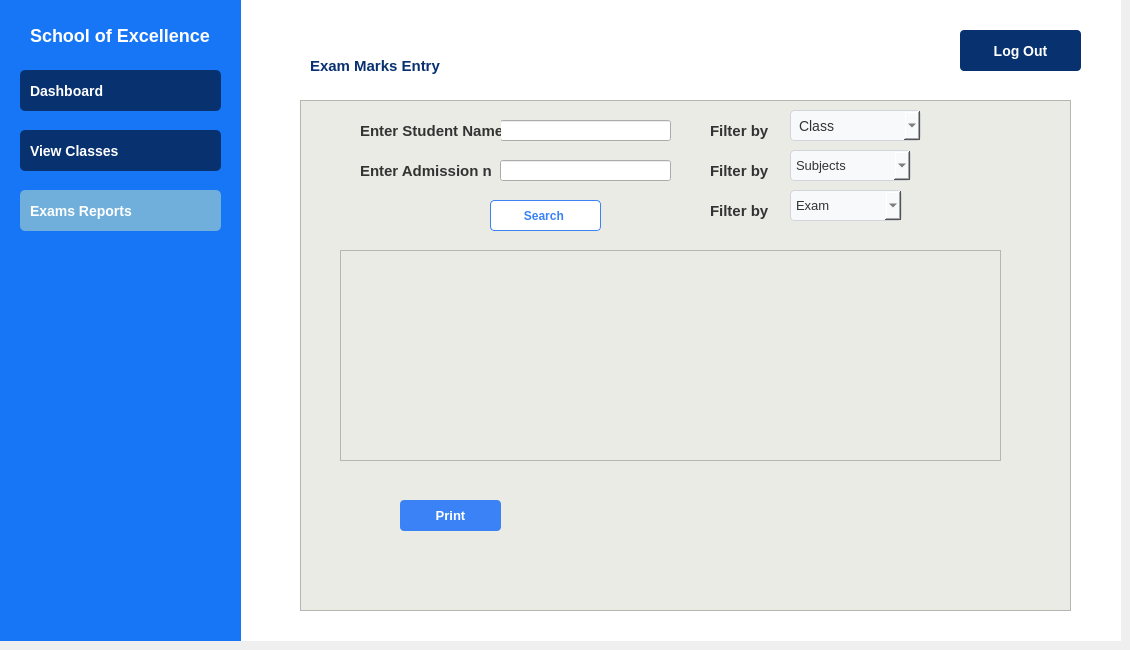
    <widget class="QWidget" name="TeacherExampg">
     <widget class="QGroupBox" name="groupBox_37">
      <property name="geometry">
       <rect>
        <x>240</x>
        <y>0</y>
        <width>881</width>
        <height>641</height>
       </rect>
      </property>
      <property name="styleSheet">
       <string notr="true">QGroupBox
{
background: white;
border: none;
}</string>
      </property>
      <property name="title">
       <string/>
      </property>
      <widget class="QPushButton" name="pushButton_111">
       <property name="geometry">
        <rect>
         <x>720</x>
         <y>30</y>
         <width>121</width>
         <height>41</height>
        </rect>
       </property>
       <property name="styleSheet">
        <string notr="true">QPushButton {
    background-color: rgb(8, 49, 112);
    color: white;
    border-radius: 4px;
    padding: 10px;
    font-size: 14px;
    font-weight: bold;
    text-align: center;
    padding-left: 10px;
}
QPushButton:hover 
{ 
background-color: rgb(17, 80, 180);
}</string>
       </property>
       <property name="text">
        <string>Log Out</string>
       </property>
       <property name="iconSize">
        <size>
         <width>12</width>
         <height>12</height>
        </size>
       </property>
      </widget>
      <widget class="QLabel" name="label_151">
       <property name="geometry">
        <rect>
         <x>70</x>
         <y>50</y>
         <width>181</width>
         <height>31</height>
        </rect>
       </property>
       <property name="styleSheet">
        <string notr="true">QLabel
{
color: rgb(8, 49, 112);
font-size: 15px;
font-weight: bold;
text-align: center;
qproperty-alignment: AlignCenter;
}</string>
       </property>
       <property name="text">
        <string>Exam Marks Entry</string>
       </property>
      </widget>
      <widget class="QFrame" name="frame_24">
       <property name="geometry">
        <rect>
         <x>60</x>
         <y>100</y>
         <width>771</width>
         <height>511</height>
        </rect>
       </property>
       <property name="styleSheet">
        <string notr="true">QFrame 
{
background-color: rgb(235, 235, 230);

}</string>
       </property>
       <property name="frameShape">
        <enum>QFrame::Shape::StyledPanel</enum>
       </property>
       <property name="frameShadow">
        <enum>QFrame::Shadow::Raised</enum>
       </property>
       <widget class="QLineEdit" name="lineEdit_39">
        <property name="geometry">
         <rect>
          <x>200</x>
          <y>20</y>
          <width>171</width>
          <height>21</height>
         </rect>
        </property>
       </widget>
       <widget class="QLabel" name="label_152">
        <property name="geometry">
         <rect>
          <x>60</x>
          <y>20</y>
          <width>141</width>
          <height>21</height>
         </rect>
        </property>
        <property name="styleSheet">
         <string notr="true">QLabel {
    color: #333333;
    font-family: 'Segoe UI', Arial, sans-serif;
    font-size: 15px;
    font-weight: 500;
}</string>
        </property>
        <property name="text">
         <string>Enter Student Name:</string>
        </property>
       </widget>
       <widget class="QPushButton" name="pushButton_174">
        <property name="geometry">
         <rect>
          <x>190</x>
          <y>100</y>
          <width>111</width>
          <height>31</height>
         </rect>
        </property>
        <property name="styleSheet">
         <string notr="true">QPushButton {
    background-color: #ffffff;
    color: #3b82f6;
    border: 1px solid #3b82f6;
    border-radius: 4px;
    padding: 6px 12px;
    font-weight: bold;
    min-width: 80px;
font-size: 12px;
}

QPushButton:hover {
    background-color: #A9D6F5;  /* Light Sky Blue on Hover */
    color: #000000;             /* Optional: Black text for contrast */
}</string>
        </property>
        <property name="text">
         <string>Search </string>
        </property>
       </widget>
       <widget class="QTableView" name="tableView_20">
        <property name="geometry">
         <rect>
          <x>40</x>
          <y>150</y>
          <width>661</width>
          <height>211</height>
         </rect>
        </property>
       </widget>
       <widget class="QPushButton" name="pushButton_178">
        <property name="geometry">
         <rect>
          <x>100</x>
          <y>400</y>
          <width>101</width>
          <height>31</height>
         </rect>
        </property>
        <property name="styleSheet">
         <string notr="true">QPushButton {
    background-color: #3b82f6;
    color: white;
    border: none;
    border-radius: 4px;
    font-weight: bold;
 font-size: 13px;
padding: 6px 12px;
}
QPushButton:hover 
{ 
background-color: rgb(17, 80, 180);
}</string>
        </property>
        <property name="text">
         <string>Print</string>
        </property>
       </widget>
       <widget class="QLabel" name="label_153">
        <property name="geometry">
         <rect>
          <x>410</x>
          <y>20</y>
          <width>71</width>
          <height>21</height>
         </rect>
        </property>
        <property name="styleSheet">
         <string notr="true">QLabel {
    color: #333333;
    font-family: 'Segoe UI', Arial, sans-serif;
    font-size: 15px;
    font-weight: 500;
}</string>
        </property>
        <property name="text">
         <string>Filter by</string>
        </property>
       </widget>
       <widget class="QComboBox" name="comboBox_13">
        <property name="geometry">
         <rect>
          <x>490</x>
          <y>10</y>
          <width>131</width>
          <height>31</height>
         </rect>
        </property>
        <property name="styleSheet">
         <string notr="true">QComboBox {
    background-color: #f8f9fa;
    border: 1px solid #d1d5db;
    border-radius: 4px;
    padding: 5px 8px;
    min-width: 100px;
    color: #333333;
font-size: 14px;
}</string>
        </property>
        <item>
         <property name="text">
          <string>Class</string>
         </property>
        </item>
        <item>
         <property name="text">
          <string>Class 1</string>
         </property>
        </item>
        <item>
         <property name="text">
          <string>Class 2</string>
         </property>
        </item>
        <item>
         <property name="text">
          <string>Class 3</string>
         </property>
        </item>
        <item>
         <property name="text">
          <string>Class 4</string>
         </property>
        </item>
        <item>
         <property name="text">
          <string>Class 5</string>
         </property>
        </item>
        <item>
         <property name="text">
          <string>Class 6</string>
         </property>
        </item>
        <item>
         <property name="text">
          <string>Class 7</string>
         </property>
        </item>
        <item>
         <property name="text">
          <string>Class 8</string>
         </property>
        </item>
        <item>
         <property name="text">
          <string>Class 9</string>
         </property>
        </item>
        <item>
         <property name="text">
          <string>Class 10</string>
         </property>
        </item>
       </widget>
       <widget class="QLabel" name="label_154">
        <property name="geometry">
         <rect>
          <x>60</x>
          <y>60</y>
          <width>131</width>
          <height>21</height>
         </rect>
        </property>
        <property name="styleSheet">
         <string notr="true">QLabel {
    color: #333333;
    font-family: 'Segoe UI', Arial, sans-serif;
    font-size: 15px;
    font-weight: 500;
}</string>
        </property>
        <property name="text">
         <string>Enter Admission no:</string>
        </property>
       </widget>
       <widget class="QLineEdit" name="lineEdit_40">
        <property name="geometry">
         <rect>
          <x>200</x>
          <y>60</y>
          <width>171</width>
          <height>21</height>
         </rect>
        </property>
       </widget>
       <widget class="QLabel" name="label_155">
        <property name="geometry">
         <rect>
          <x>410</x>
          <y>60</y>
          <width>71</width>
          <height>21</height>
         </rect>
        </property>
        <property name="styleSheet">
         <string notr="true">QLabel {
    color: #333333;
    font-family: 'Segoe UI', Arial, sans-serif;
    font-size: 15px;
    font-weight: 500;
}</string>
        </property>
        <property name="text">
         <string>Filter by</string>
        </property>
       </widget>
       <widget class="QComboBox" name="comboBox_8">
        <property name="geometry">
         <rect>
          <x>490</x>
          <y>50</y>
          <width>121</width>
          <height>31</height>
         </rect>
        </property>
        <property name="styleSheet">
         <string notr="true">QComboBox {
    background-color: #f8f9fa;
    border: 1px solid #d1d5db;
    border-radius: 4px;
    padding: 5px;
    min-width: 100px;
    color: #333333;
font-size: 13px;
}</string>
        </property>
        <item>
         <property name="text">
          <string>Subjects</string>
         </property>
        </item>
        <item>
         <property name="text">
          <string>English</string>
         </property>
        </item>
        <item>
         <property name="text">
          <string>Urdu</string>
         </property>
        </item>
        <item>
         <property name="text">
          <string>Maths</string>
         </property>
        </item>
        <item>
         <property name="text">
          <string>Science</string>
         </property>
        </item>
        <item>
         <property name="text">
          <string>Islamiat</string>
         </property>
        </item>
        <item>
         <property name="text">
          <string>Computer</string>
         </property>
        </item>
        <item>
         <property name="text">
          <string>Social Studies</string>
         </property>
        </item>
        <item>
         <property name="text">
          <string>General Knowledge</string>
         </property>
        </item>
       </widget>
       <widget class="QComboBox" name="comboBox_18">
        <property name="geometry">
         <rect>
          <x>490</x>
          <y>90</y>
          <width>112</width>
          <height>31</height>
         </rect>
        </property>
        <property name="styleSheet">
         <string notr="true">QComboBox {
    background-color: #f8f9fa;
    border: 1px solid #d1d5db;
    border-radius: 4px;
    padding: 5px;
    min-width: 100px;
    color: #333333;
font-size: 13px;
}</string>
        </property>
        <item>
         <property name="text">
          <string>Exam</string>
         </property>
        </item>
        <item>
         <property name="text">
          <string>1st Term</string>
         </property>
        </item>
        <item>
         <property name="text">
          <string>2nd-Term</string>
         </property>
        </item>
        <item>
         <property name="text">
          <string>Final Term</string>
         </property>
        </item>
       </widget>
       <widget class="QLabel" name="label_156">
        <property name="geometry">
         <rect>
          <x>410</x>
          <y>100</y>
          <width>71</width>
          <height>21</height>
         </rect>
        </property>
        <property name="styleSheet">
         <string notr="true">QLabel {
    color: #333333;
    font-family: 'Segoe UI', Arial, sans-serif;
    font-size: 15px;
    font-weight: 500;
}</string>
        </property>
        <property name="text">
         <string>Filter by</string>
        </property>
       </widget>
      </widget>
     </widget>
     <widget class="QGroupBox" name="groupBox_38">
      <property name="geometry">
       <rect>
        <x>0</x>
        <y>0</y>
        <width>241</width>
        <height>641</height>
       </rect>
      </property>
      <property name="styleSheet">
       <string notr="true">
QGroupBox {
    background-color: rgb(23, 118, 246); 
    color: white;
    border: none;
    font-size: 16px;
    font-weight: bold;
}</string>
      </property>
      <property name="title">
       <string/>
      </property>
      <widget class="QPushButton" name="pushButton_112">
       <property name="geometry">
        <rect>
         <x>20</x>
         <y>130</y>
         <width>201</width>
         <height>41</height>
        </rect>
       </property>
       <property name="styleSheet">
        <string notr="true">QPushButton {
    background-color: rgb(8, 49, 112);
    color: white;
    border-radius: 5px;
    padding: 10px;
    font-size: 14px;
    font-weight: bold;
    text-align: left;
    padding-left: 10px;
}
QPushButton:hover 
{ 
background-color: rgb(17, 80, 180);
}
</string>
       </property>
       <property name="text">
        <string>View Classes </string>
       </property>
       <property name="icon">
        <iconset>
         <normalon>:/icons /icons/receipt.png</normalon>
        </iconset>
       </property>
       <property name="iconSize">
        <size>
         <width>20</width>
         <height>20</height>
        </size>
       </property>
      </widget>
      <widget class="QPushButton" name="pushButton_113">
       <property name="geometry">
        <rect>
         <x>20</x>
         <y>70</y>
         <width>201</width>
         <height>41</height>
        </rect>
       </property>
       <property name="styleSheet">
        <string notr="true">
QPushButton {
    background-color: rgb(8, 49, 112);
    color: white;
    border-radius: 5px;
    padding: 10px;
    font-size: 14px;
    font-weight: bold;
    text-align: left;
    padding-left: 10px;
}
QPushButton:hover 
{ 
background-color: rgb(17, 80, 180);
}</string>
       </property>
       <property name="text">
        <string>Dashboard</string>
       </property>
       <property name="icon">
        <iconset>
         <normalon>:/icons /icons/dashboard.png</normalon>
        </iconset>
       </property>
       <property name="iconSize">
        <size>
         <width>20</width>
         <height>20</height>
        </size>
       </property>
      </widget>
      <widget class="QLabel" name="label_56">
       <property name="geometry">
        <rect>
         <x>30</x>
         <y>20</y>
         <width>181</width>
         <height>31</height>
        </rect>
       </property>
       <property name="styleSheet">
        <string notr="true">QLabel
{
color: white;
font-size: 18px;
font-weight: bold;
text-align: center;
qproperty-alignment: AlignCenter;
}</string>
       </property>
       <property name="text">
        <string>School of Excellence </string>
       </property>
      </widget>
      <widget class="QPushButton" name="pushButton_114">
       <property name="geometry">
        <rect>
         <x>20</x>
         <y>190</y>
         <width>201</width>
         <height>41</height>
        </rect>
       </property>
       <property name="styleSheet">
        <string notr="true">
QPushButton {
    background-color: rgb(112, 175, 219);
    color: white;
    border-radius: 5px;
    padding: 10px;
    font-size: 14px;
    font-weight: bold;
    text-align: left;
    padding-left: 10px;
}</string>
       </property>
       <property name="text">
        <string>Exams Reports</string>
       </property>
       <property name="icon">
        <iconset>
         <normalon>:/icons /icons/exam.png</normalon>
        </iconset>
       </property>
       <property name="iconSize">
        <size>
         <width>20</width>
         <height>20</height>
        </size>
       </property>
      </widget>
     </widget>
    </widget>
